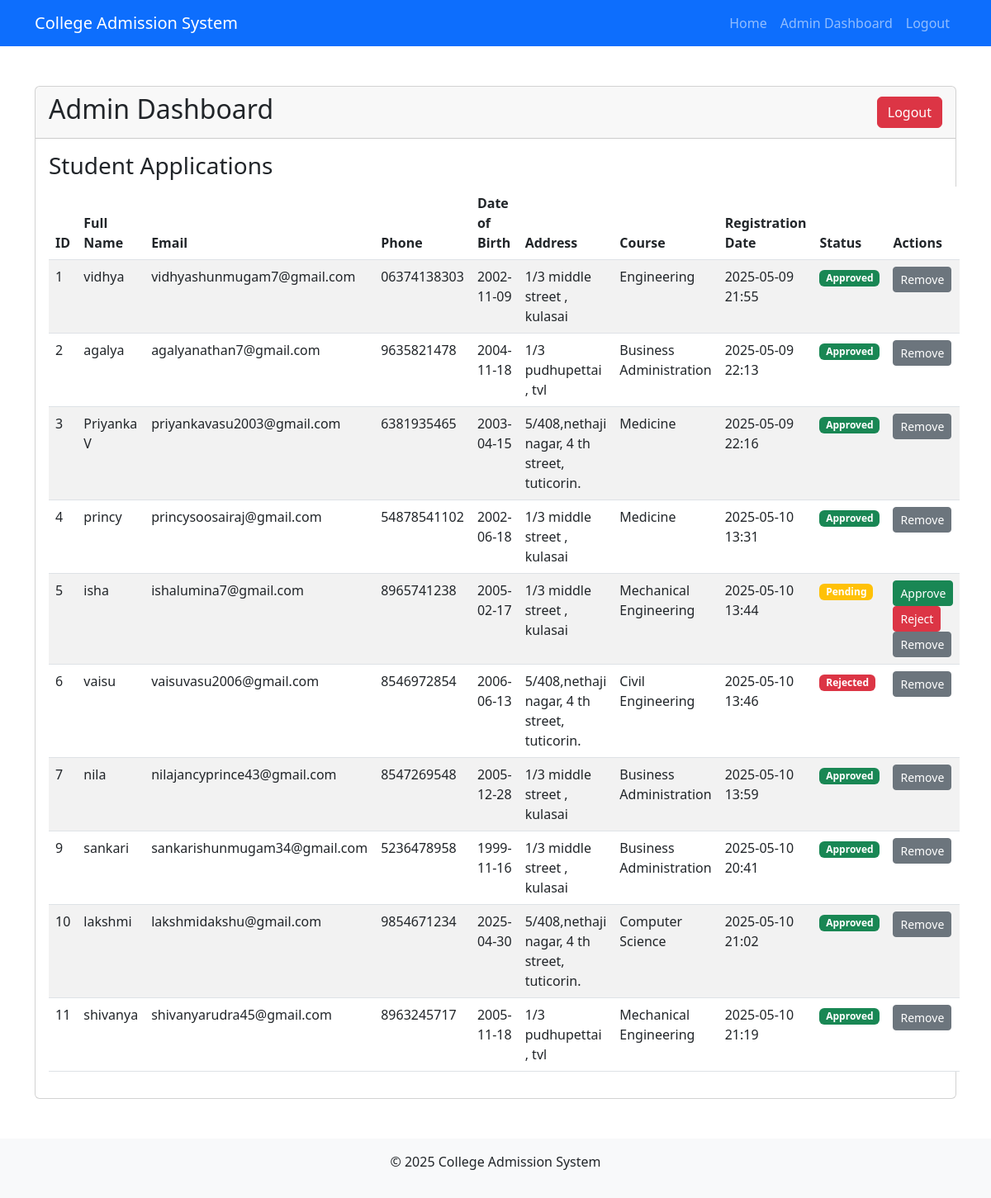
The app's page /admin/dashboard (signed in) with its own data.
### models.py (models this page shows)
class Student(db.Model):
    id = db.Column(db.Integer, primary_key=True)
    full_name = db.Column(db.String(128), nullable=False)
    email = db.Column(db.String(128), unique=True, nullable=False)
    phone = db.Column(db.String(20), nullable=False)
    date_of_birth = db.Column(db.Date, nullable=False)
    address = db.Column(db.Text, nullable=False)
    course = db.Column(db.String(64), nullable=False)
    registration_date = db.Column(db.DateTime, default=datetime.utcnow)
    status = db.Column(db.String(20), default='Pending')  # 'Pending', 'Approved', 'Rejected'

### app.py (the view)
@app.route('/admin/dashboard')
@login_required
def admin_dashboard():
    students = Student.query.all()
    current_year = datetime.now().year
    return render_template('admin_dashboard.html', students=students, current_year=current_year)

### app.py (called while the page is built)
@login_manager.user_loader
def load_user(user_id):
    return Admin.query.get(int(user_id))

### templates/admin_dashboard.html (shortened to what this page needs)
{% extends 'base.html' %}
{% block content %}
<div class="container mt-5">
    <div class="row">
        <div class="col-12">
            <div class="card">
                <div class="card-header d-flex justify-content-between align-items-center">
                    <h2>Admin Dashboard</h2>
                    <a href="{{ url_for('admin_logout') }}" class="btn btn-danger">Logout</a>
                </div>
                <div class="card-body">
                    <h3>Student Applications</h3>
                    {% if students %}
                        <table class="table table-striped">
                            <thead>
                                <tr>
                                    <th>ID</th>
                                    <th>Full Name</th>
                                    <th>Email</th>
                                    <th>Phone</th>
                                    <th>Date of Birth</th>
                                    <th>Address</th>
                                    <th>Course</th>
                                    <th>Registration Date</th>
                                    <th>Status</th>
                                    <th>Actions</th>
                                </tr>
                            </thead>
                            <tbody>
                                {% for student in students %}
                                    <tr>
                                        <td>{{ student.id }}</td>
                                        <td>{{ student.full_name }}</td>
                                        <td>{{ student.email }}</td>
                                        <td>{{ student.phone }}</td>
                                        <td>{{ student.date_of_birth.strftime('%Y-%m-%d') }}</td>
                                        <td>{{ student.address }}</td>
                                        <td>{{ student.course }}</td>
                                        <td>{{ student.registration_date.strftime('%Y-%m-%d %H:%M') }}</td>
                                        <td>
                                            {% if student.status == 'Approved' %}
                                                <span class="badge bg-success">Approved</span>
                                            {% elif student.status == 'Rejected' %}
                                                <span class="badge bg-danger">Rejected</span>
                                            {% else %}
                                                <span class="badge bg-warning">Pending</span>
                                            {% endif %}
                                        </td>
                                        <td>
                                            {% if student.status == 'Pending' %}
                                                <a href="{{ url_for('approve_student', student_id=student.id) }}" class="btn btn-sm btn-success">Approve</a>
                                                <a href="{{ url_for('reject_student', student_id=student.id) }}" class="btn btn-sm btn-danger">Reject</a>
                                            {% endif %}
                                            <a href="{{ url_for('remove_student', student_id=student.id) }}" class="btn btn-sm btn-secondary" onclick="return confirm('Are you sure you want to remove this student?')">Remove</a>
                                        </td>
                                    </tr>
                                {% endfor %}
                            </tbody>
                        </table>
                    {% else %}
                        <div class="alert alert-info">No student applications found.</div>
                    {% endif %}
                </div>
            </div>
        </div>
    </div>
</div>
{% endblock %}

### templates/base.html (shortened to what this page needs)
<!DOCTYPE html>
<html lang="en">
<head>
    <link href="https://cdn.jsdelivr.net/npm/bootstrap@5.3.0-alpha1/dist/css/bootstrap.min.css" rel="stylesheet">
</head>
<body>
    <nav class="navbar navbar-expand-lg navbar-dark bg-primary">
        <div class="container">
            <a class="navbar-brand" href="{{ url_for('index') }}">College Admission System</a>
            <div class="collapse navbar-collapse" id="navbarNav">
                <ul class="navbar-nav ms-auto">
                    <li class="nav-item">
                        <a class="nav-link" href="{{ url_for('index') }}">Home</a>
                    </li>
                    {% if current_user.is_authenticated %}
                    <li class="nav-item">
                        <a class="nav-link" href="{{ url_for('admin_dashboard') }}">Admin Dashboard</a>
                    </li>
                    <li class="nav-item">
                        <a class="nav-link" href="{{ url_for('admin_logout') }}">Logout</a>
                    </li>
                    {% else %}
                    <li class="nav-item">
                        <a class="nav-link" href="{{ url_for('admin_login') }}">Admin Login</a>
                    </li>
                    {% endif %}
                </ul>
            </div>
        </div>
    </nav>
    <main>
        {% block content %}{% endblock %}
    </main>
    <footer class="mt-5 py-3 bg-light text-center">
        <div class="container">
            <p>&copy; {{ current_year }} College Admission System</p>
        </div>
    </footer>
</body>
</html>

### records on screen
Student: id "1", full_name "vidhya", email "vidhyashunmugam7@gmail.com", phone "06374138303", date_of_birth "2002-11-09", address "1/3 middle street , kulasai", course "Engineering", registration_date "2025-05-09 21:55", status "Approved"
Student: id "2", full_name "agalya", email "agalyanathan7@gmail.com", phone "9635821478", date_of_birth "2004-11-18", address "1/3 pudhupettai , tvl", course "Business Administration", registration_date "2025-05-09 22:13", status "Approved"
Student: id "3", full_name "Priyanka V", email "priyankavasu2003@gmail.com", phone "6381935465", date_of_birth "2003-04-15", address "5/408,nethaji nagar, 4 th street, tuticorin.", course "Medicine", registration_date "2025-05-09 22:16", status "Approved"
Student: id "4", full_name "princy", email "princysoosairaj@gmail.com", phone "54878541102", date_of_birth "2002-06-18", address "1/3 middle street , kulasai", course "Medicine", registration_date "2025-05-10 13:31", status "Approved"
Student: id "5", full_name "isha", email "ishalumina7@gmail.com", phone "8965741238", date_of_birth "2005-02-17", address "1/3 middle street , kulasai", course "Mechanical Engineering", registration_date "2025-05-10 13:44", status "Pending"
Student: id "6", full_name "vaisu", email "vaisuvasu2006@gmail.com", phone "8546972854", date_of_birth "2006-06-13", address "5/408,nethaji nagar, 4 th street, tuticorin.", course "Civil Engineering", registration_date "2025-05-10 13:46", status "Rejected"
Student: id "7", full_name "nila", email "nilajancyprince43@gmail.com", phone "8547269548", date_of_birth "2005-12-28", address "1/3 middle street , kulasai", course "Business Administration", registration_date "2025-05-10 13:59", status "Approved"
Student: id "9", full_name "sankari", email "sankarishunmugam34@gmail.com", phone "5236478958", date_of_birth "1999-11-16", address "1/3 middle street , kulasai", course "Business Administration", registration_date "2025-05-10 20:41", status "Approved"
Student: id "10", full_name "lakshmi", email "lakshmidakshu@gmail.com", phone "9854671234", date_of_birth "2025-04-30", address "5/408,nethaji nagar, 4 th street, tuticorin.", course "Computer Science", registration_date "2025-05-10 21:02", status "Approved"
Student: id "11", full_name "shivanya", email "shivanyarudra45@gmail.com", phone "8963245717", date_of_birth "2005-11-18", address "1/3 pudhupettai , tvl", course "Mechanical Engineering", registration_date "2025-05-10 21:19", status "Approved"
